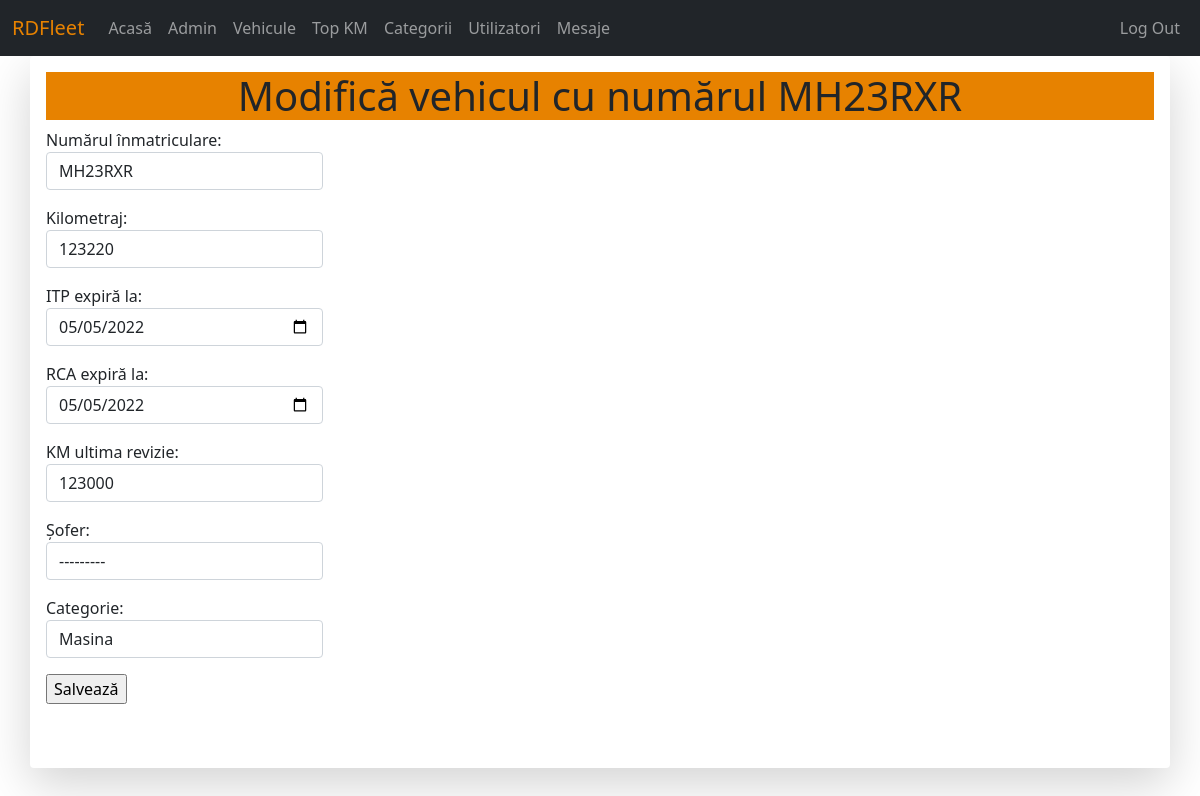
/vehicles/3/update (signed in), run on an earlier commit of the app's database.
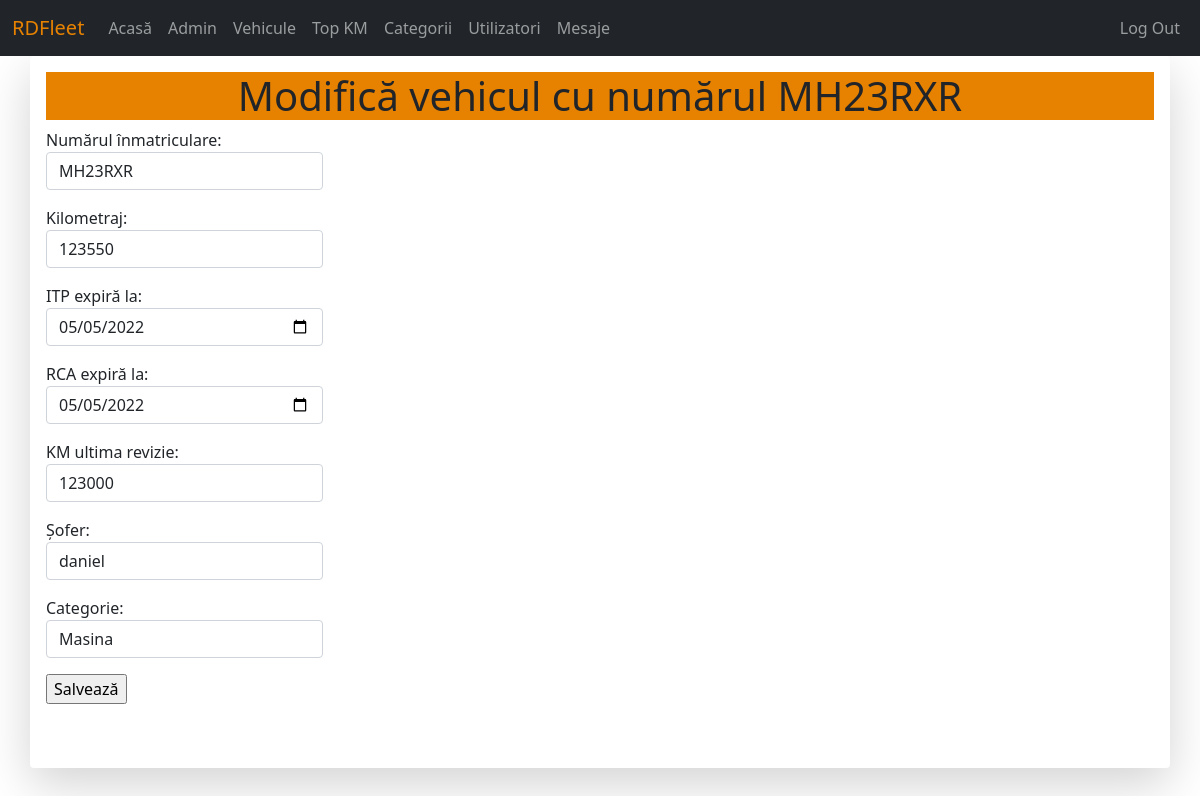
And on a later commit of the database.
### vehicles/models.py (models this page shows, shortened)
class Vehicle(models.Model):
	vehicle_plate = models.CharField(max_length = 10, unique = True, verbose_name = "Număr înmatriculare")
	vehicle_odometer = models.PositiveIntegerField(verbose_name = "Kilometraj")
	vehicle_itp = models.DateField(verbose_name = "ITP expiră la")
	vehicle_rca = models.DateField(verbose_name = "RCA expiră la")
	vehicle_last_service = models.PositiveIntegerField(verbose_name = "Ultimul service efectuat KM")
	vehicle_driver = models.ForeignKey(settings.AUTH_USER_MODEL, on_delete=models.SET_NULL, null = True, verbose_name = "Șoferul", blank = True)
	vehicle_category = models.ForeignKey(Category, on_delete=models.SET_NULL, null = True, verbose_name = "Categoria", blank = True)

### vehicles/views.py (the view, shortened to what this page needs)
# urls.py: path('<int:id>/update', views.VehicleUpdateView.as_view(), name='vehicle-update-view'),
class VehicleUpdateView(View):
	template_name = 'vehicles/update_vehicle.html'
	def get_obj(self):
		id = self.kwargs.get('id')
		obj = None
		if id != None:
			obj = get_object_or_404(Vehicle, id=id)
		return obj
	def get(self, request, *args, **kwargs):
		obj = self.get_obj()
		driver = category = None
		if obj.vehicle_driver is not None:
			driver = obj.vehicle_driver
		if obj.vehicle_category is not None:
			category = obj.vehicle_category
		form = VehicleUpdateForm(instance = obj)
		context ={
		'form':form,
		'vehicle' : obj
		}
		if not request.user.is_superuser:
			return redirect('home')
		return render(request, self.template_name, context)

### vehicles/models.py (called while the page is built)
	def __str__(self):
		return self.category_name

### vehicles/templates/vehicles/update_vehicle.html (shortened to what this page needs)
{% extends 'base.html' %}
{% block content %}
	<h1 style="background-color: #e78200; text-align: center;">Modifică vehicul cu numărul {{ vehicle.vehicle_plate }}</h1>
	<div class='form-group'>
	<form method = "POST"> {% csrf_token %}
		{{ form.as_p }}
		<input type="submit" value="Salvează">
	</form>
	</div>
{% endblock %}

What changed in the data, as far as the page shows it:
changed Vehicle "MH23RXR": vehicle_odometer "123220" → "123550"; vehicle_driver "---------" → "daniel"
